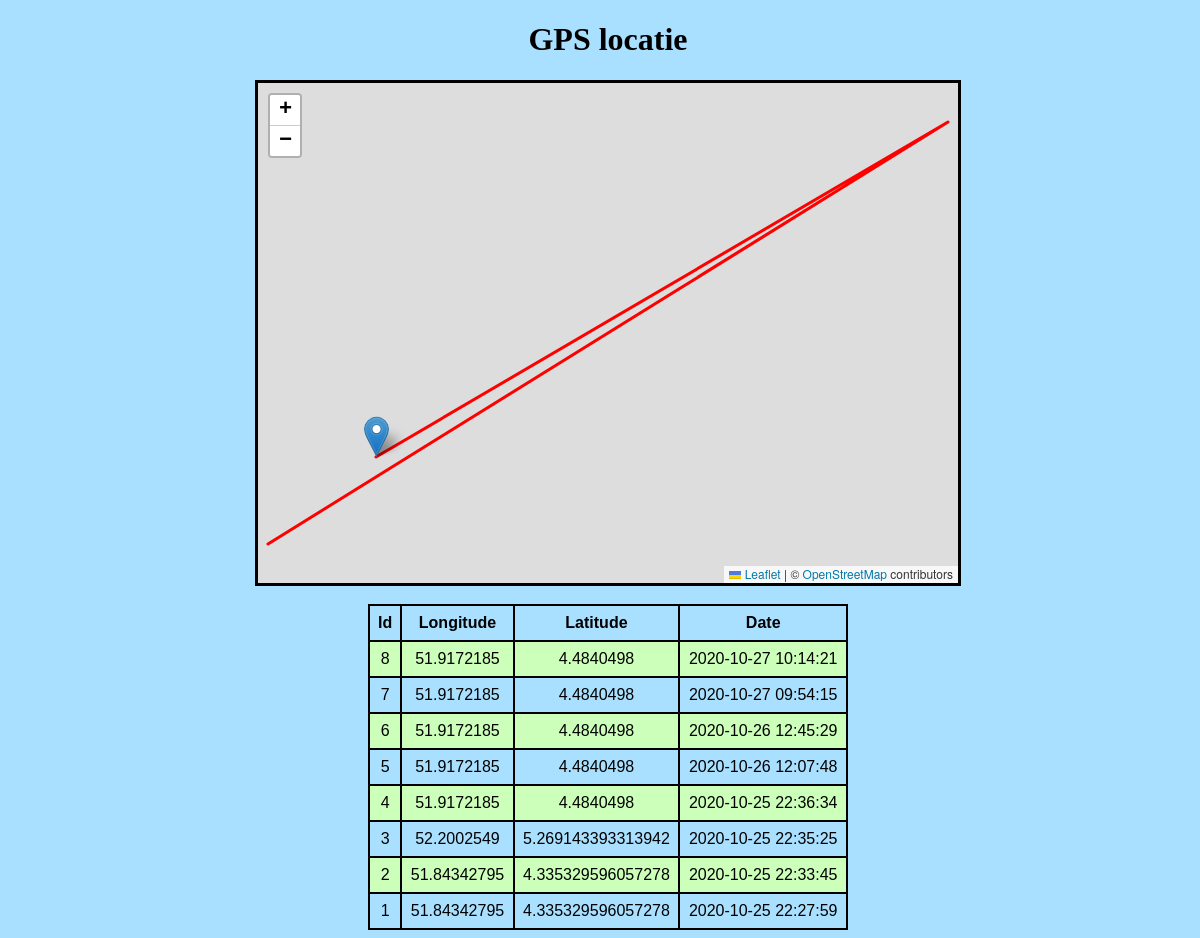
The page / on the database its author committed.
### tables this page shows
CREATE TABLE `gps` (
  `id` int(11) NOT NULL,
  `longitude` double NOT NULL,
  `latitude` double NOT NULL,
  `date_time` datetime NOT NULL
);

### index.php (the view, shortened to what this page needs)
<?php
    include_once 'includes/dbh.php';
?>
<!DOCTYPE html>
<html>
<link rel="stylesheet" href="https://unpkg.com/leaflet@1.7.1/dist/leaflet.css" />
<head>
</head>
<body>
<center>
<h1> GPS locatie </h1>
<div id="mapid"></div><br>
<table>
    <tr>
        <th>Id</th>
        <th>Longitude</th>
        <th>Latitude</th>
        <th>Date</th>
    </tr>
<?php
    $sql = "SELECT * FROM gps order by date_time desc limit 20";
    $result = mysqli_query($conn, $sql);
    $resultCheck = mysqli_num_rows($result);
    if ($resultCheck > 0) {
        while ($row = mysqli_fetch_assoc($result)) {
            echo '<tr>';
            echo '<td>' . $row['id'] . '</td>';
            echo '<td>' . $row['longitude'] . '</td>';
            echo '<td>' . $row['latitude'] . '</td>';
            echo '<td>' . $row['date_time'] . '</td>';
            echo '</tr>';
        }
    }
?>
</table>
</center>
</body>
</html>

### index.php (style rules this page uses)
body { background-color: #A9E0FF; width: 100%; height: 100%; }
table { font-family: arial, sans-serif; border-collapse: collapse; width: 40%; }
td, th { border: 2px solid #000000; text-align: center; padding: 8px; }
tr:nth-child(even) { background-color: #CCFFB9; }
#mapid { height: 500px; width: 700px; border: 3px solid #000000; }

### rows shown on the page
gps: id "8", longitude "51.9172185", latitude "4.4840498", date_time "2020-10-27 10:14:21"
gps: id "7", longitude "51.9172185", latitude "4.4840498", date_time "2020-10-27 09:54:15"
gps: id "6", longitude "51.9172185", latitude "4.4840498", date_time "2020-10-26 12:45:29"
gps: id "5", longitude "51.9172185", latitude "4.4840498", date_time "2020-10-26 12:07:48"
gps: id "4", longitude "51.9172185", latitude "4.4840498", date_time "2020-10-25 22:36:34"
gps: id "3", longitude "52.2002549", latitude "5.269143393313942", date_time "2020-10-25 22:35:25"
gps: id "2", longitude "51.84342795", latitude "4.335329596057278", date_time "2020-10-25 22:33:45"
gps: id "1", longitude "51.84342795", latitude "4.335329596057278", date_time "2020-10-25 22:27:59"
